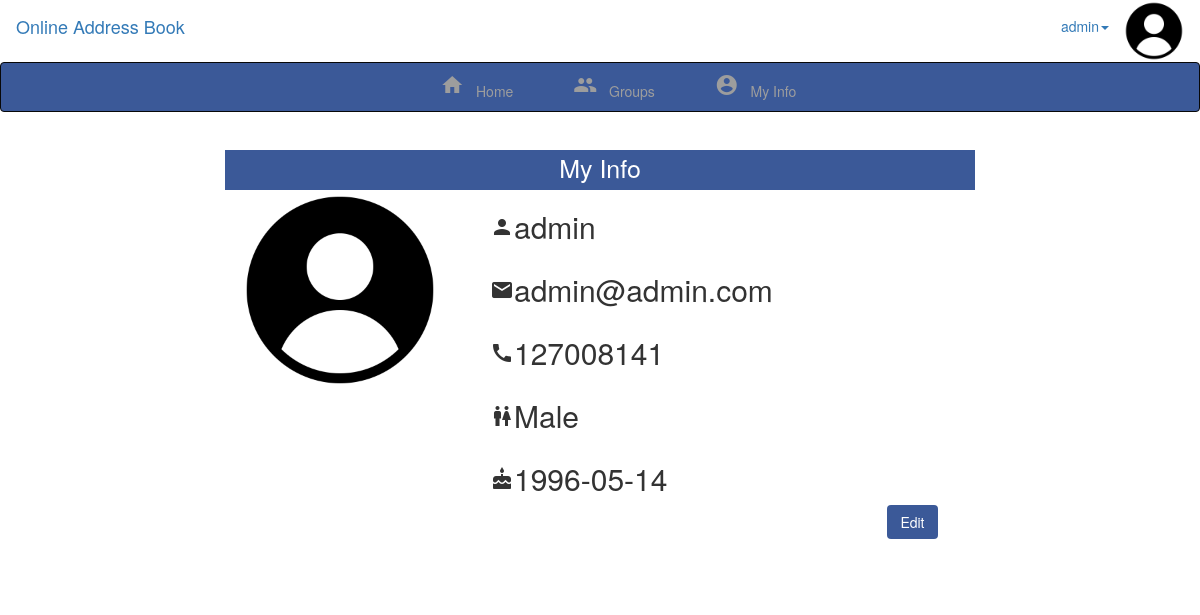
Page /rec/memberinfo.php (signed in) on the committed database.
### tables this page shows
CREATE TABLE `users` (
  `id` int(100) NOT NULL,
  `username` varchar(100) NOT NULL,
  `password` varchar(100) NOT NULL,
  `email` varchar(100) NOT NULL,
  `phonenumber` int(100) NOT NULL,
  `gender` varchar(100) NOT NULL,
  `date` varchar(100) NOT NULL,
  `profileimage` varchar(100) NOT NULL
);

### rec/memberinfo.php (the view, shortened to what this page needs)
<?php session_start();
	include('materialize.php');
	include('membernavbar.php');
 ?>
<div class="container member-container">
	<div class="row">
		<div class="col-md-offset-2 col-md-8 member-card-margin">
			<div class="card">
				<div class="card-title text-center">
					<p>My Info</p>
				</div>
				<div class="card-body">
				<?php
				$username=$_SESSION['username'];
				$sql = "SELECT * FROM users WHERE username='$username'";
				$result = $conn->query($sql);
				if ($result->num_rows > 0) {
				    while($row = $result->fetch_assoc()) {?>
					<div class="col-md-4">
						<img src="../img/profile/<?php echo $row['username'];?>.jpg" width="200px" height="200px" onerror="this.src='../img/profile/default-user.png';">
					</div>
					<div class="col-md-8">
						<table style="width: 100%;" cellpadding="0" cellspacing="0">
						        <tr>
						        	<td><h2><span class="material-icons">person</span><?php echo $row['username'];?></h2></td>
						        </tr>
						        <tr>
						        	<td><h2><span class="material-icons">email</span><?php echo $row['email'];?></h2></td>
						        </tr>
						        <tr>
						        	<td><h2><span class="material-icons">call</span><?php echo $row['phonenumber'];?></h2></td>
						        </tr>
						        <tr>
						        	<td><h2><span class="material-icons">wc</span><?php echo $row['gender'];?></h2></td>
						        </tr>
						        <tr>
						        	<td><h2><span class="material-icons">cake</span><?php echo $row['date'];?></h2></td>
						        </tr>
						</table>
					</div>
				</div>
				<div class="text-right" style="padding-right: 5%;padding-bottom: 2.5%;">
					<button type="button" class="btn btn-raised btn-inverse editProfile" data-toggle="modal" data-id="<?php echo $row['id'];?>" data-target="#editProfile">Edit</button>
				</div>
				<?php
						    }
						} else {
						    echo "0 results";
						}
							?>
			</div>
		</div>
	</div>
</div>
 <?php
 include('footer.php');
 ?>

### rec/membernavbar.php (shortened to what this page needs)
<?php
	require_once('../php/config.php');
	$username = $_SESSION['username'];
	$sql = "SELECT username FROM users WHERE username='$username'";
	$result = $conn->query($sql);
	$row = $result->fetch_assoc();
 ?>
<div class="fixed-top-block">
	<div class="navbar navbar-white navbar-top" style="margin-bottom: 0px;">
		<div class="container-fluid">
			<div class="navbar-header">
				<a class="navbar-brand" href="memberview.php">Online Address Book</a>
			</div>
			<div class="navbar-collapse collapse" id="navbar1">
				<ul class="nav navbar-nav navbar-right">
					<li class="dropdown">
						<a href="#" class="dropdown-toggle" data-toggle="dropdown"><?php echo $row['username'] ?><span class="caret"></span></a>
					</li>
					<li><img src="../img/profile/<?php echo $row['username'];?>.jpg" class="img-circle" width="60px" height="60px" onerror="this.src='../img/profile/default-user.png';"></li>
				</ul>
			</div>
		</div>
	</div>
	<div class="navbar navbar-inverse navbar-top">
		<div class="container-fluid">
			<div class="navbar-collapse collapse" id="navbar2">
				<div class="col-md-offset-4">
					<ul class="nav navbar-nav member-nav">
						<li><a href="memberview.php"><i class="material-icons">home</i>&nbsp;&nbsp;&nbsp;Home</a></li>
						<li><a href="viewaddressbook.php"><i class="material-icons">group</i>&nbsp;&nbsp;&nbsp;Groups</a></li>
						<li><a href="memberinfo.php"><i class="material-icons">account_circle</i>&nbsp;&nbsp;&nbsp;My Info</a></li>
					</ul>
				</div>
			</div>
		</div>
	</div>
</div>

### rec/materialize.php (style rules this page uses)
body { padding-top: 120px; }
.fixed-top-block { position: absolute; top: 0; left: 0; right:0; }
.navbar-white { background-color: white; color:black; }
.member-nav > li > a { position: relative; display: block; padding: 10px 30px; }
.member-container { margin-top: 30px; }
.card-title { background-color: #3b5998; color: white; height: 40px; margin-top: 0px; font-size: 25px; }
.member-card-margin { margin-bottom: 30px; }
.navbar.navbar-inverse { background-color: #3b5998; color: #ffffff; }
.btn.btn-raised.btn-inverse { background-color: #3b5998; color: #ffffff; }

### rows in the picture
users: username "admin", email "admin@admin.com", phonenumber "127008141", gender "Male", date "1996-05-14"
